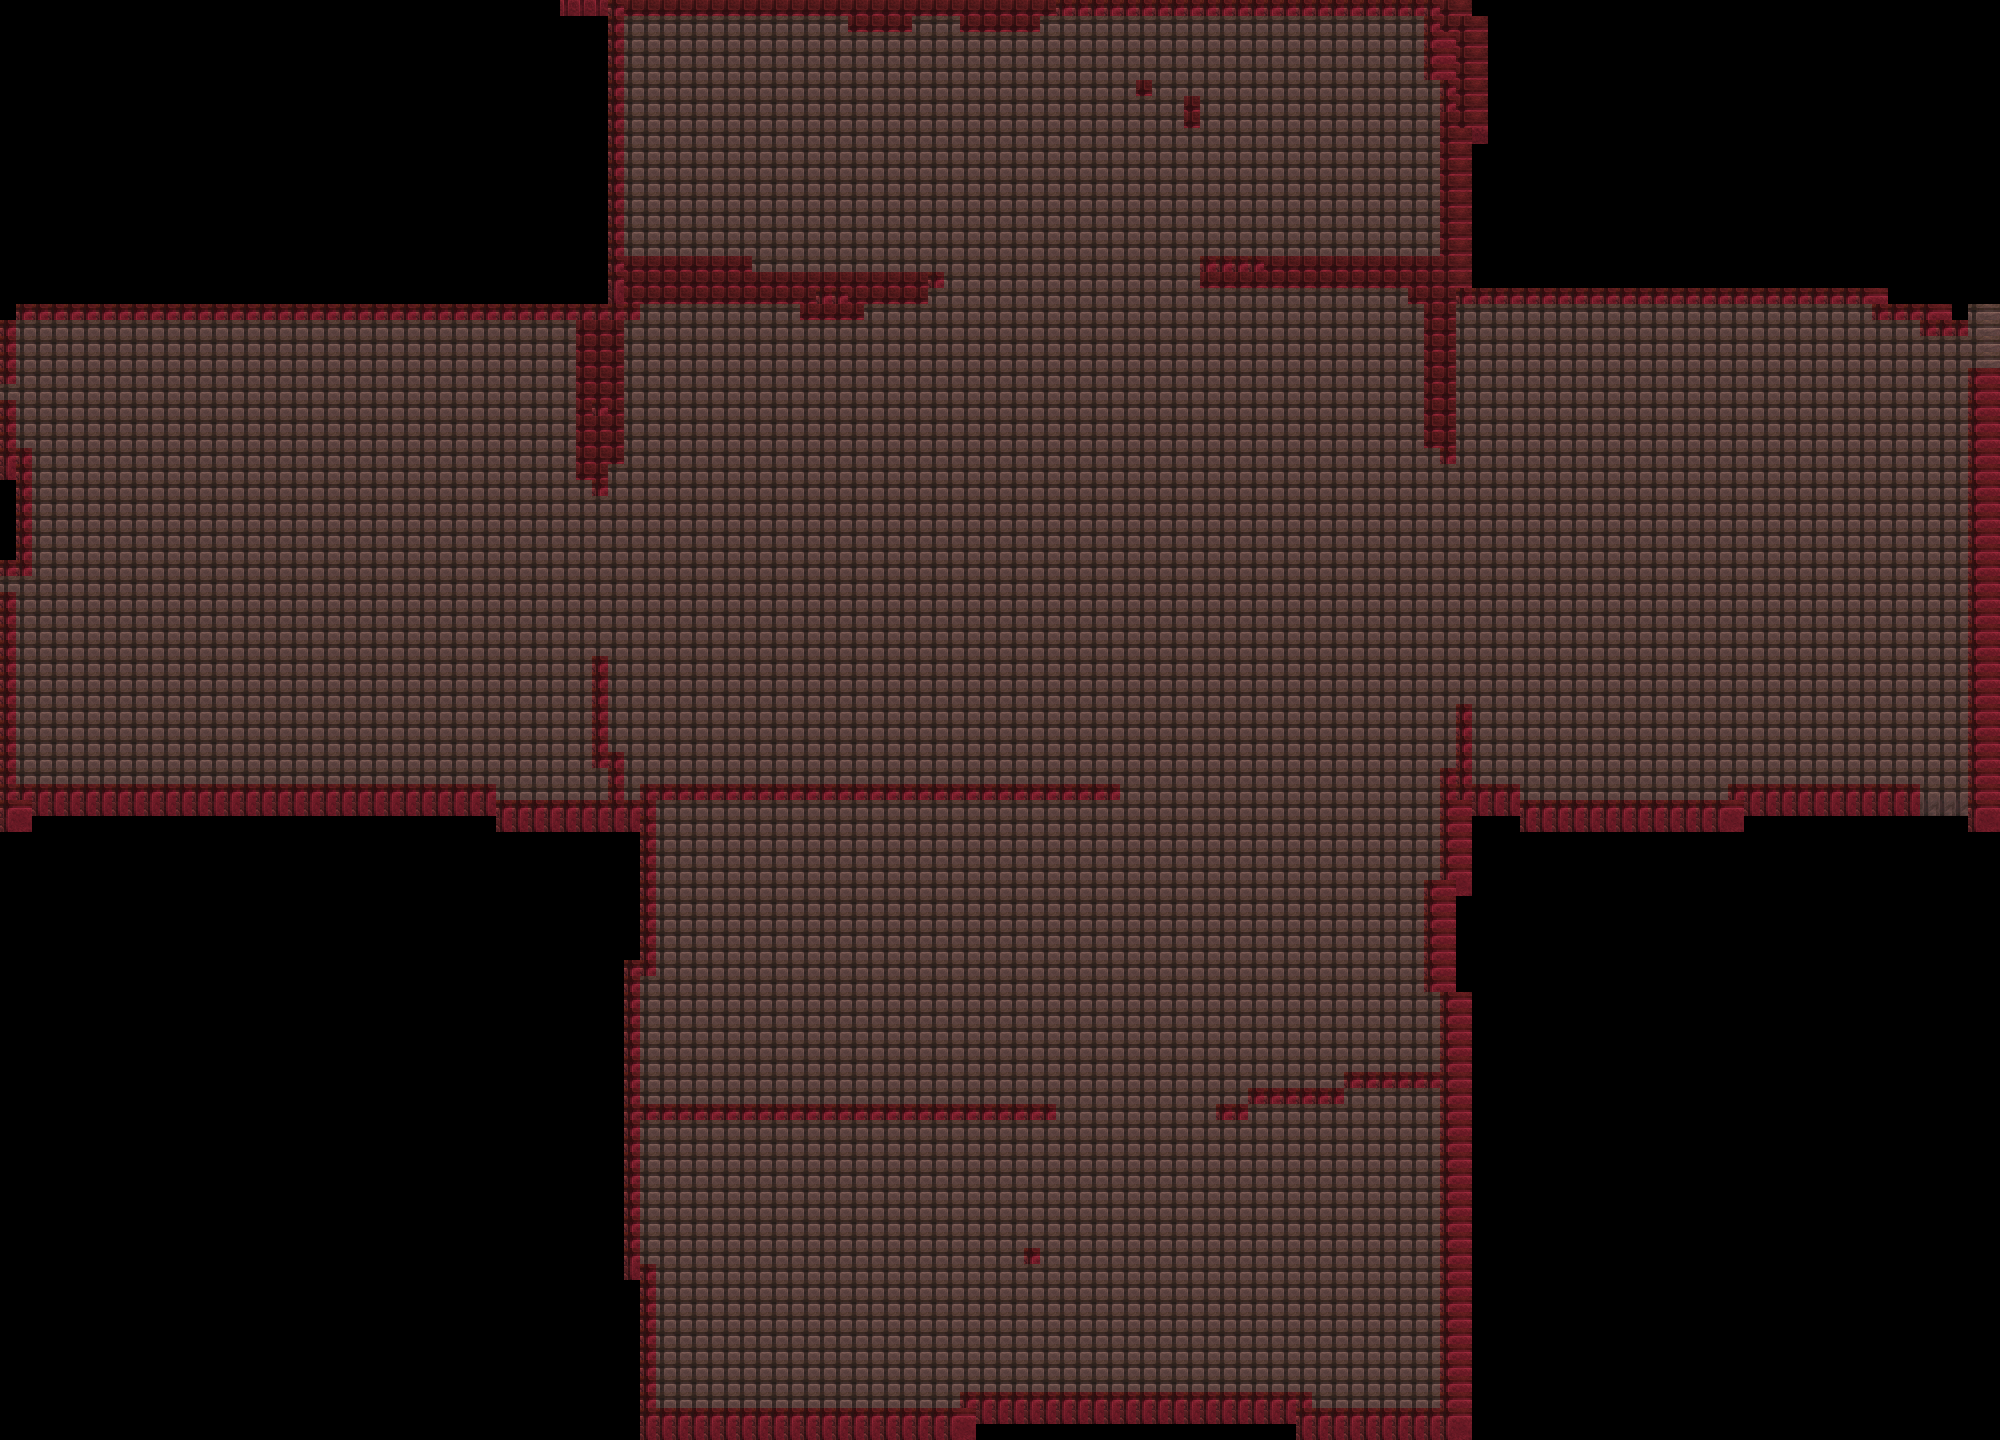

A level layout from a 2D game, rendered from its tile map. Below: a short description, then the map file with tile-grid data replaced by summaries:
An orthogonal 125x90 tile map with 16x16 px tiles, 1 tile layer (Tile Layer 1), 2 tilesets.

<map version="1.10" tiledversion="1.12.1" orientation="orthogonal" renderorder="right-down" width="125" height="90" tilewidth="16" tileheight="16" infinite="0" nextlayerid="2" nextobjectid="1">
 <tileset firstgid="1" name="terrain" tilewidth="32" tileheight="32" tilecount="9472" columns="64">
  <image source="terrain.png" width="2060" height="4760" />
 </tileset>
 <tileset firstgid="9473" name="terrain" tilewidth="32" tileheight="32" tilecount="9472" columns="64">
  <image source="terrain.png" width="2060" height="4760" />
 </tileset>
 <layer id="1" name="Tile Layer 1" width="125" height="90">
  <data>[11250 cells, 6931 non-empty, 4 distinct tile ids]</data>
 </layer>
</map>
